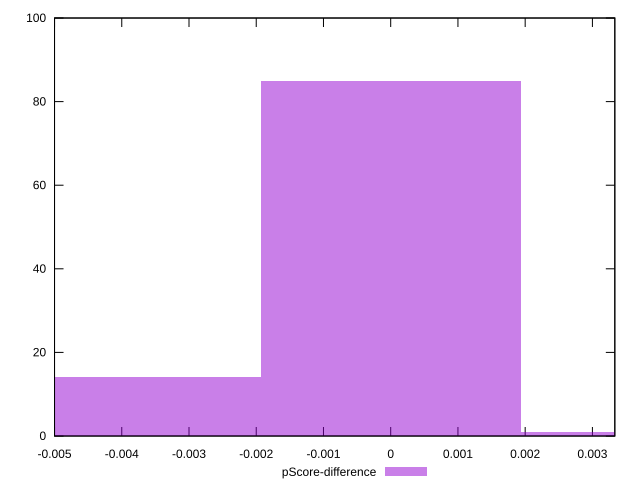

This chart was generated by the following gnuplot code:
reset

$pScoreDifference <<EOF
0 85
-0.0038698972389413886 14
0.0038698972389413886 1
EOF

set key outside below
set boxwidth 0.0038698972389413886
set xrange [-0.0050000000000000044:0.0033333333333332993]
set yrange [0:100]
set trange [0:100]
set style fill transparent solid 0.5 noborder
set terminal svg size 640, 490 enhanced background rgb 'white'
set output "report_00012_2021-02-09T11:01:39.952Z/unminified-javascript/samples/pages/pScore-difference/histogram.svg"

plot $pScoreDifference title "pScore-difference" with boxes

reset
